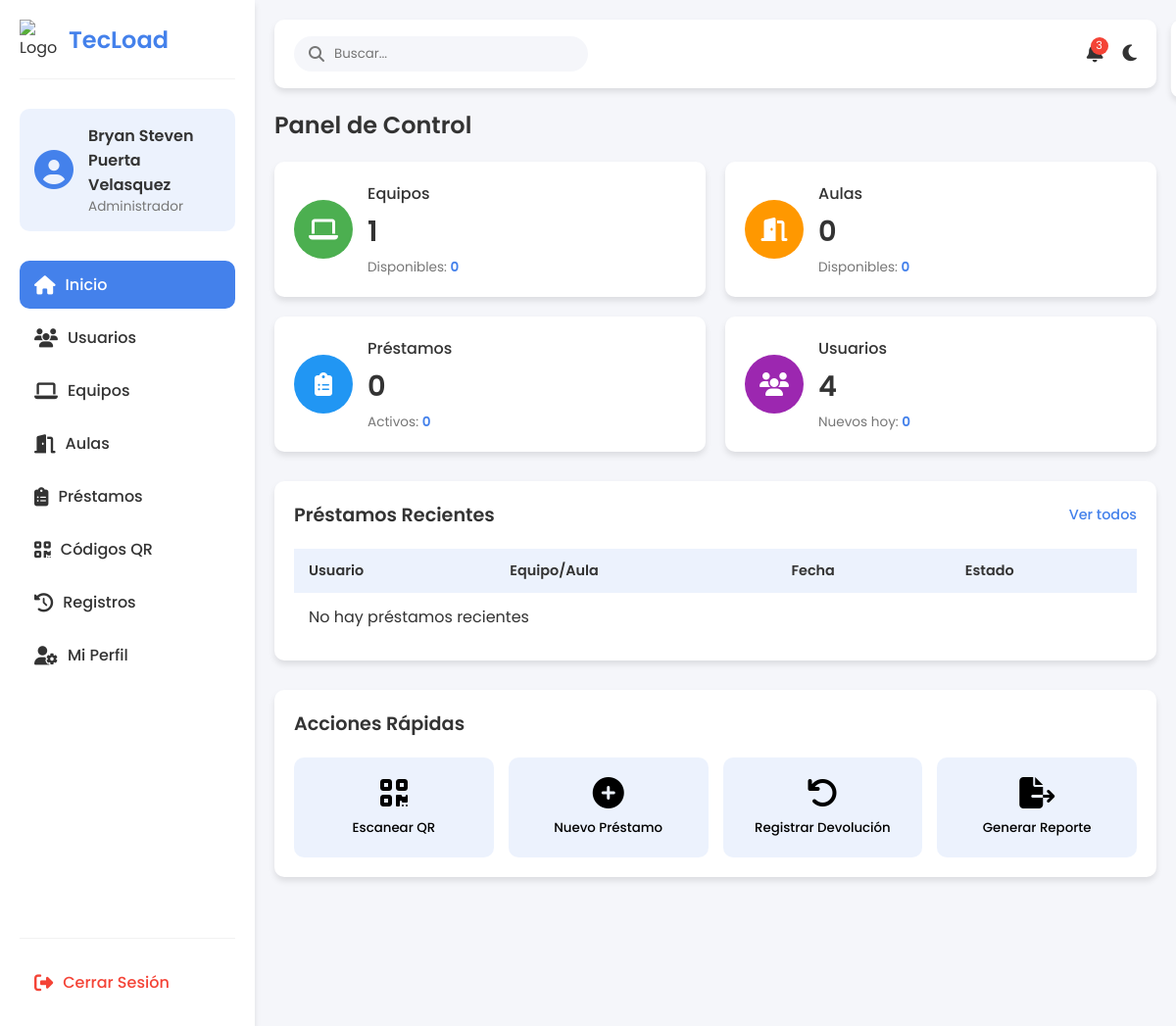
Screenshot of /home/ (signed in) with the database file from the repository.
### gestion/models.py (models this page shows, shortened)
class Usuario(AbstractUser):
    TIPO_USUARIO = [
        ('APRENDIZ', 'Aprendiz'),
        ('DOCENTE', 'Docente'),
        ('ADMINISTRADOR', 'Administrador'),
    ]
    tipo_usuario = models.CharField(max_length=15, choices=TIPO_USUARIO)
    telefono = models.CharField(max_length=15, blank=True, null=True)
    firma = models.ImageField(upload_to='firmas/', blank=True, null=True)
    documento = models.CharField(max_length=20, blank=True, null=True)
    class Meta:
        swappable = 'AUTH_USER_MODEL'

### gestion/views.py (the view)
# urls.py: path('home/', views.home, name='home'),
def home(request):
    from .models import Equipo, Aula, Prestamo, Usuario
    from django.db.models import Count, Q
    try:
        total_equipos = Equipo.objects.count()
        equipos_disponibles = Equipo.objects.filter(disponible=True).count()
        total_aulas = Aula.objects.count()
        aulas_disponibles = Aula.objects.filter(disponible=True).count()
        total_prestamos = Prestamo.objects.count()
        prestamos_activos = Prestamo.objects.filter(devuelto=False).count()
        equipos = Equipo.objects.all()
    except Exception:
        total_equipos = equipos_disponibles = total_aulas = aulas_disponibles = total_prestamos = prestamos_activos = 0
        equipos = []
    total_usuarios = Usuario.objects.count()
    try:
        prestamos_recientes = Prestamo.objects.order_by('-fecha_prestamo')[:5]
    except Exception:
        prestamos_recientes = []
    hoy = datetime.now().date()
    try:
        usuarios_nuevos = Usuario.objects.filter(date_joined__date=hoy).count()
    except Exception:
        usuarios_nuevos = 0
    try:
        todos_usuarios = Usuario.objects.all()
        for usuario in todos_usuarios:
            usuario.prestamos_activos_equipo = Prestamo.objects.filter(
                usuario=usuario,
                equipo__isnull=False,
                devuelto=False
            ).exists()
            usuario.prestamos_activos_aula = Prestamo.objects.filter(
                usuario=usuario,
                aula__isnull=False,
                devuelto=False
            ).exists()
    except Exception:
        todos_usuarios = []
    context = {
        'usuario': request.user,
        'total_equipos': total_equipos,
        'equipos_disponibles': equipos_disponibles,
        'total_aulas': total_aulas,
        'aulas_disponibles': aulas_disponibles,
        'total_prestamos': total_prestamos,
        'prestamos_activos': prestamos_activos,
        'total_usuarios': total_usuarios,
        'equipos': equipos,
        "prestamos_recientes": prestamos_recientes,
        "usuarios_nuevos": usuarios_nuevos,
        "todos_usuarios": todos_usuarios  # Agregamos todos los usuarios al contexto
    }
    return render(request, "gestion/home.html", context)

### gestion/templates/gestion/home.html (shortened to what this page needs)
{% load static %}
<!DOCTYPE html>
<html lang="es">
<head>
    <link rel="stylesheet" href="{% static 'gestion/css/styles-home.css' %}">
    <link rel="stylesheet" href="https://cdnjs.cloudflare.com/ajax/libs/font-awesome/6.4.0/css/all.min.css">
</head>
<body>
    <div class="container">
        <div class="container">
            <nav class="sidebar">
                <div class="logo-container">
                    <img src="{% static 'gestion/img/logo.png' %}" alt="Logo TecLoad" class="logo">
                    <h2>TecLoad</h2>
                </div>
                <div class="user-info">
                    <div class="user-avatar">
                        <i class="fas fa-user-circle"></i>
                    </div>
                    <div class="user-details">
                        <h3>{{ usuario.first_name }} {{ usuario.last_name }}</h3>
                        <p>{{ usuario.get_tipo_usuario_display }}</p>
                    </div>
                </div>
                <ul class="menu">
                    <li class="active" data-section="dashboard">
                        <a href="#"><i class="fas fa-home"></i> Inicio</a>
                    </li>
                    {% if usuario.tipo_usuario == 'ADMINISTRADOR' %}
                    <li data-section="users">
                        <a href="#"><i class="fas fa-users"></i> Usuarios</a>
                    </li>
                    {% endif %}
                    <li data-section="equipment">
                        <a href="#"><i class="fas fa-laptop"></i> Equipos</a>
                    </li>
                    <li data-section="classrooms">
                        <a href="#"><i class="fas fa-door-open"></i> Aulas</a>
                    </li>
                    <li data-section="loans">
                        <a href="#"><i class="fas fa-clipboard-list"></i> Préstamos</a>
                    </li>
                    {% if usuario.tipo_usuario == 'ADMINISTRADOR' %}
                    <li data-section="qr">
                        <a href="#"><i class="fas fa-qrcode"></i> Códigos QR</a>
                    </li>
                    <li data-section="logs">
                        <a href="#"><i class="fas fa-history"></i> Registros</a>
                    </li>
                    {% endif %}
                    <li data-section="profile">
                        <a href="#"><i class="fas fa-user-cog"></i> Mi Perfil</a>
                    </li>
                </ul>
                <div class="logout">
                    <a href="{% url 'login_register' %}"><i class="fas fa-sign-out-alt"></i> Cerrar Sesión</a>
                </div>
            </nav>
            <main class="content">
                <header>
                    <div class="search-bar">
                        <i class="fas fa-search"></i>
                        <input type="text" placeholder="Buscar...">
                    </div>
                    <div class="header-actions">
                        <div class="notifications">
                            <span class="badge">3</span>
                        </div>
                        <div class="theme-toggle">
                            <i class="fas fa-moon"></i>
                        </div>
                    </div>
                </header>
                <section id="dashboard" class="section-content active">
                    <h1>Panel de Control</h1>
                    <div class="dashboard-stats">
                        <div class="stat-card">
                            <div class="stat-icon equipment">
                                <i class="fas fa-laptop"></i>
                            </div>
                            <div class="stat-info">
                                <h3>Equipos</h3>
                                <p class="stat-number">{{ total_equipos }}</p>
                                <p class="stat-text">Disponibles: <span>{{ equipos_disponibles }}</span></p>
                            </div>
                        </div>
                        <div class="stat-card">
                            <div class="stat-icon classrooms">
                                <i class="fas fa-door-open"></i>
                            </div>
                            <div class="stat-info">
                                <h3>Aulas</h3>
                                <p class="stat-number">{{ total_aulas }}</p>
                                <p class="stat-text">Disponibles: <span>{{ aulas_disponibles }}</span></p>
                            </div>
                        </div>
                        <div class="stat-card">
                            <div class="stat-icon loans">
                                <i class="fas fa-clipboard-list"></i>
                            </div>
                            <div class="stat-info">
                                <h3>Préstamos</h3>
                                <p class="stat-number">{{ total_prestamos }}</p>
                                <p class="stat-text">Activos: <span>{{ prestamos_activos }}</span></p>
                            </div>
                        </div>
                        <div class="stat-card">
                            <div class="stat-icon users">
                                <i class="fas fa-users"></i>
                            </div>
                            <div class="stat-info">
                                <h3>Usuarios</h3>
                                <p class="stat-number">{{ total_usuarios }}</p>
                                <p class="stat-text">Nuevos hoy: <span>{{ usuarios_nuevos }}</span></p>
                            </div>
                        </div>
                    </div>
                    <div class="dashboard-recent">
                        <div class="recent-loans">
                            <div class="section-header">
                                <h2>Préstamos Recientes</h2>
                                <a href="#" class="view-all" id="ver-todos-prestamos">Ver todos</a>
                            </div>
                            <div class="table-container">
                                <table>
                                    <thead>
                                        <tr>
                                            <th>Usuario</th>
                                            <th>Equipo/Aula</th>
                                            <th>Fecha</th>
                                            <th>Estado</th>
                                        </tr>
                                    </thead>
                                    <tbody>
                                        {% for prestamo in prestamos_recientes %}
                                        <tr>
                                            <td>{{ prestamo.usuario.first_name }} {{ prestamo.usuario.last_name }}</td>
                                            <td>{% if prestamo.equipo %}{{ prestamo.equipo.nombre }}{% elif prestamo.aula %}{{ prestamo.aula.nombre }}{% endif %}</td>
                                            <td>{{ prestamo.fecha_prestamo|date:"d/m/Y" }}</td>
                                            <td>
                                                {% if prestamo.devuelto %}
                                                <span class="status returned">Devuelto</span>
                                                {% else %}
                                                <span class="status active">Activo</span>
                                                {% endif %}
                                            </td>
                                        </tr>
                                        {% empty %}
                                        <tr>
                                            <td colspan="4">No hay préstamos recientes</td>
                                        </tr>
                                        {% endfor %}
                                    </tbody>
                                </table>
                            </div>
                        </div>
                    </div>
                    <div class="quick-actions">
                        <h2>Acciones Rápidas</h2>
                        <div class="action-buttons">
                            <button class="action-btn scan-qr">
                                <i class="fas fa-qrcode"></i>
                                <span>Escanear QR</span>
                            </button>
                            <button class="action-btn new-loan">
                                <i class="fas fa-plus-circle"></i>
                                <span>Nuevo Préstamo</span>
                            </button>
                            <button class="action-btn return-item">
                                <i class="fas fa-undo"></i>
                                <span>Registrar Devolución</span>
                            </button>
                            <button class="action-btn generate-report">
                                <i class="fas fa-file-export"></i>
                                <span>Generar Reporte</span>
                            </button>
                        </div>
                    </div>
                </section>
        </main>
    </div>
    <div class="notification" id="notification">
    </div>
</body>
</html>

### rows the page displays
Usuario: first_name "Bryan Steven", last_name "Puerta Velasquez", tipo_usuario "Administrador"

### other values shown
{{ total_equipos }} "1"
{{ equipos_disponibles }} "0"
{{ total_aulas }} "0"
{{ aulas_disponibles }} "0"
{{ total_prestamos }} "0"
{{ prestamos_activos }} "0"
{{ total_usuarios }} "4"
{{ usuarios_nuevos }} "0"
